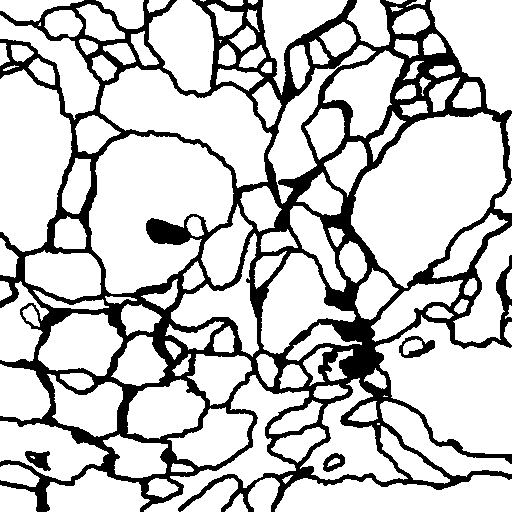
#> input picture data/ISBC2012/train/labels/frame_0001.png, 512 x 512 px, found by its file name
$ python Loss.py
#> lines starting #> are read from the running program, lines starting #| are printed output that depends on the picture; after the words box and inside, x2 and y2 are one past the last pixel; in counts of white or black regions, pixels touching at a corner belong together
# -*- coding: utf-8 -*-
import os
import numpy as np
from scipy import ndimage
import jittor as jt
import jittor.nn as nn
import matplotlib.pyplot as plt
from PIL import Image


class WeightedCrossEntropyLoss(nn.Module):
    # [201 lines left out: functions __init__, precompute_all_weights, compute_weight_map, execute, not called in this run]


if __name__ == '__main__':
    from skimage import io
    import matplotlib.pyplot as plt
    import numpy as np
    from skimage import measure, color
    import cv2

    # 读取图像并二值化
    gt = io.imread(r'C:\Users\24174\Desktop\cmmSecond\Unet-jittor\data\ISBC2012\train\labels\frame_0001.png')
#> gt: shape (512, 512); 78.1% white; 4 black regions, box (x1, y1, x2, y2) and area: (0, 0, 512, 512) 56590, (399, 336, 435, 358) 356, (25, 451, 51, 471) 314, (323, 453, 345, 472) 232
    gt = 1 * (gt > 0)

    plt.figure(figsize=(10, 10))
    plt.imshow(gt, cmap='gray')
    plt.title('Ground Truth')
    plt.colorbar()
    plt.show()

    # 【1】计算细胞和背景的像素频率
    c_weights = np.zeros(2)
    c_weights[0] = 1.0 / ((gt == 0).sum())
    c_weights[1] = 1.0 / ((gt == 1).sum())

    # 【2】归一化
    c_weights /= c_weights.max()

    # 【3】得到 class_weight map(cw_map)
    cw_map = np.where(gt == 0, c_weights[0], c_weights[1])

    plt.figure(figsize=(10, 10))
    im = plt.imshow(cw_map, cmap='viridis')
    plt.title('Class Weight Map')
    plt.colorbar(im)
    plt.show()

    # 【4】连通域分析，并彩色化
    cells = measure.label(gt, connectivity=2)
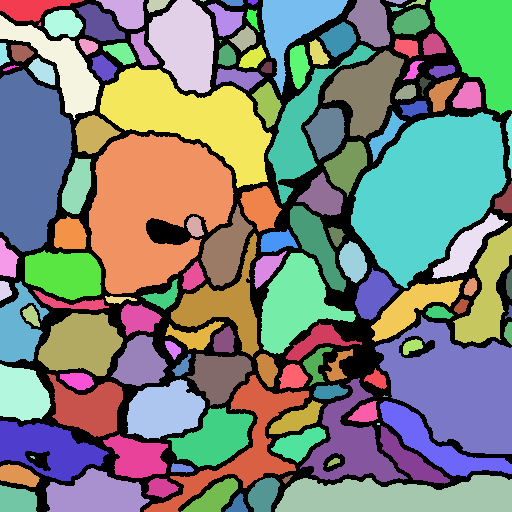
#> cells: shape (512, 512) int64; 137 distinct labels, from 0 to 136; one colour per label, 0 black
    cells_color = color.label2rgb(cells, bg_label=0, bg_color=(0, 0, 0))
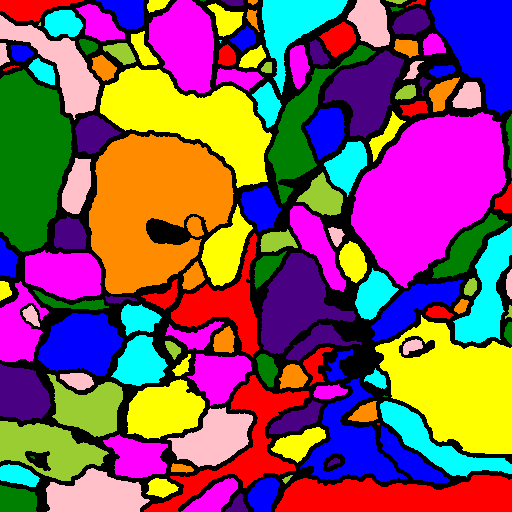
#> cells_color: shape (512, 512, 3) float64; mean R, G, B 0.499, 0.33, 0.376

    plt.figure(figsize=(20, 20))
    plt.imshow(cells_color)
    plt.title('Labeled Cells (Color)')
    plt.axis('off')  # 彩色标注图一般不加 colorbar
    plt.show()

    # 【5】计算 distance weight map (dw_map)
    w0 = 10
    sigma = 512*0.08
    sigma_sq = 2*sigma * sigma
    dw_map = np.zeros_like(gt, dtype=float)

    if cells.max() >= 2:
        # 为每个实例计算距离变换（实例内部到边界的距离）
        dist_maps = np.zeros((cells.max(), gt.shape[0], gt.shape[1]), dtype=np.float32)

        for i in range(1, cells.max() + 1):
            cell_mask = (cells == i)

            # 方法1: 计算实例内部到边界的距离
            internal_dist = ndimage.distance_transform_edt(cell_mask)

            # 方法2: 计算实例外部到边界的距离
            external_dist = ndimage.distance_transform_edt(~cell_mask)

            # 组合: 整个图像中每个像素到该实例边界的距离
            # 实例内部用内部距离，实例外部用外部距离
            combined_dist = np.where(cell_mask, internal_dist, external_dist)

            dist_maps[i-1]=combined_dist
#> this loop made 136 passes
#> pass 1, `external_dist = ndimage.distance_transform_edt(~cell_mask)`:
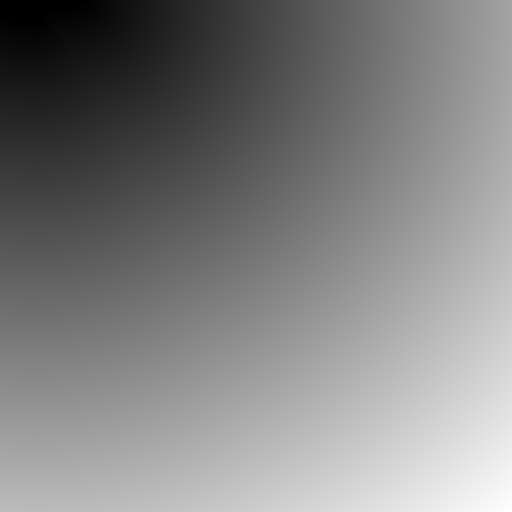
#> external_dist: shape (512, 512) float64; min 0, max 666.6, mean 338.8; drawn with min black and max white
#> after the loop:
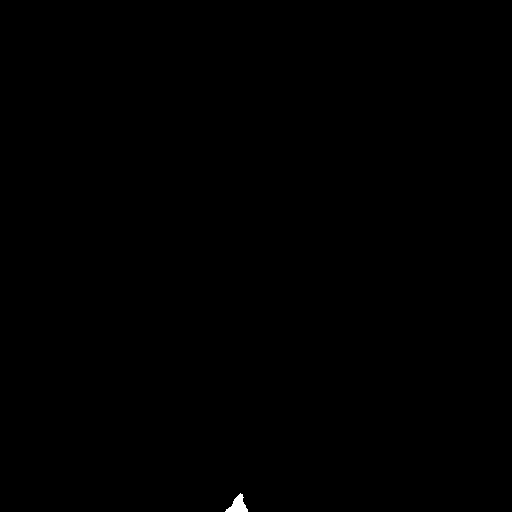
#> cell_mask: shape (512, 512) bool; 0.09% white; 1 white region, box (x1, y1, x2, y2) and area: (225, 493, 248, 512) 227

        # 按像素对距离图排序（升序）
        dist_maps.sort(axis=0)

        # 获取最近的两个实例的距离
        d1 = dist_maps[0]
        d2 = dist_maps[1] if cells.max() >= 2 else np.zeros_like(d1)
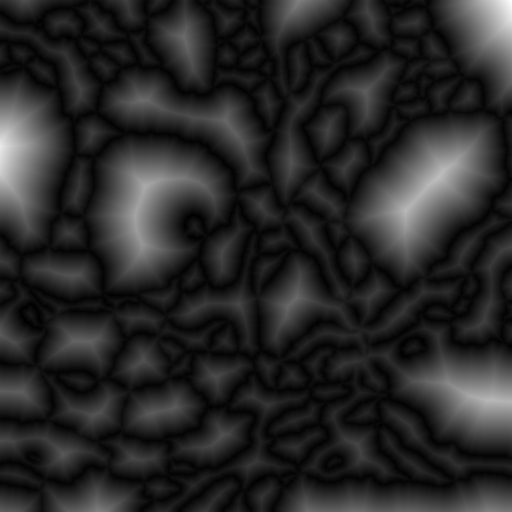
#> d2: shape (512, 512) float32; min 1.41, max 80.45, mean 14.1; drawn with min black and max white
        # 调试信息

        dw_map = w0 * np.exp(-(d1 + d2) ** 2 / sigma_sq)
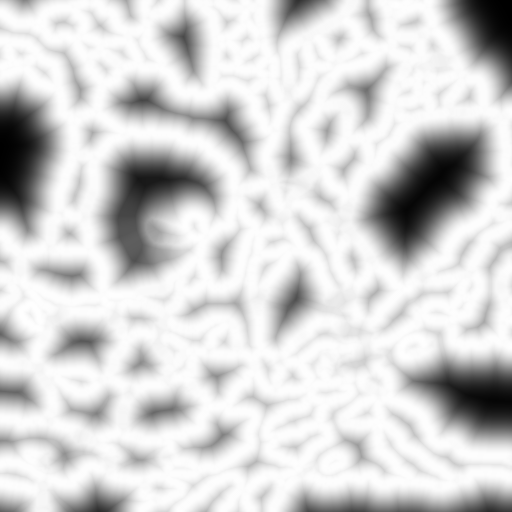
#> dw_map: shape (512, 512) float32; min 0.00678, max 9.98, mean 8.22; drawn with min black and max white

    plt.figure(figsize=(10, 10))
    im = plt.imshow(dw_map, cmap='jet')
    plt.title('Distance Weight Map')
    plt.colorbar(im)
    plt.show()

    # 最终权重图
    finalmap = cw_map + dw_map

    plt.figure(figsize=(10, 10))
    im = plt.imshow(finalmap, cmap='viridis')
    plt.title('Final Weight Map')
    plt.colorbar(im)
    plt.show()
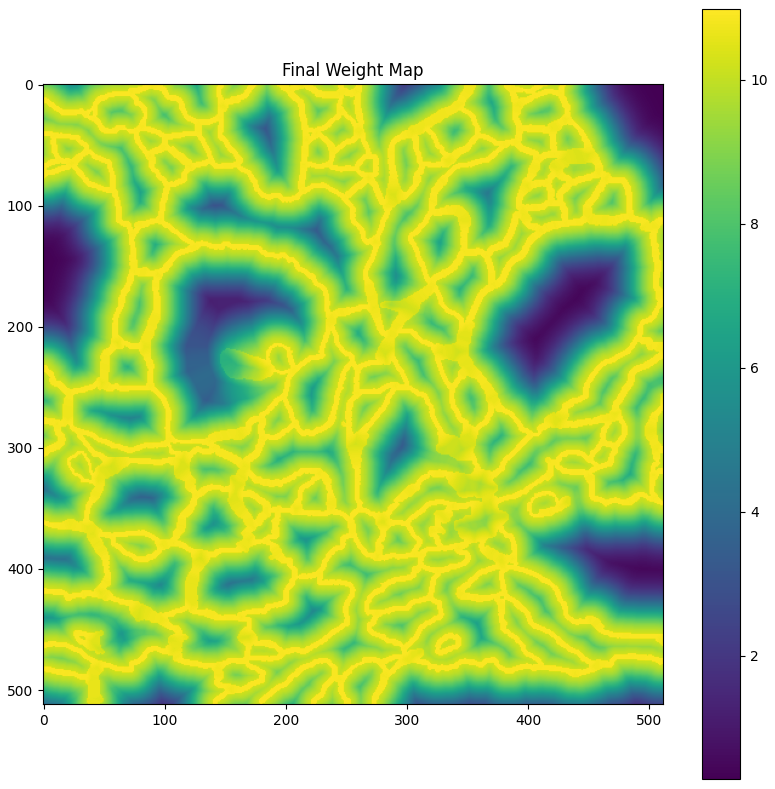
#> figure drawn by matplotlib, 2 panels

$ run again, with data/ISBC2012/train/labels/frame_0002.png copied over data/ISBC2012/train/labels/frame_0001.png
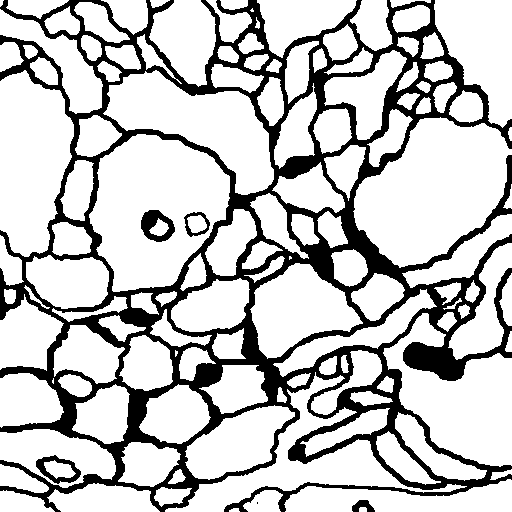
#> input picture data/ISBC2012/train/labels/frame_0002.png, 512 x 512 px, found by its file name
#> cw_map: shape (512, 512) float64; values 0.294 (black) and 1 (white), 22.7% white; 6 white regions (1 under 20 px), largest, box (x1, y1, x2, y2) and area: (0, 0, 512, 512) 58149, (141, 210, 175, 242) 606, (36, 455, 81, 484) 484, (184, 212, 210, 237) 224, (352, 500, 375, 512) 170
#> `cells = measure.label(gt, connectivity=2)`:
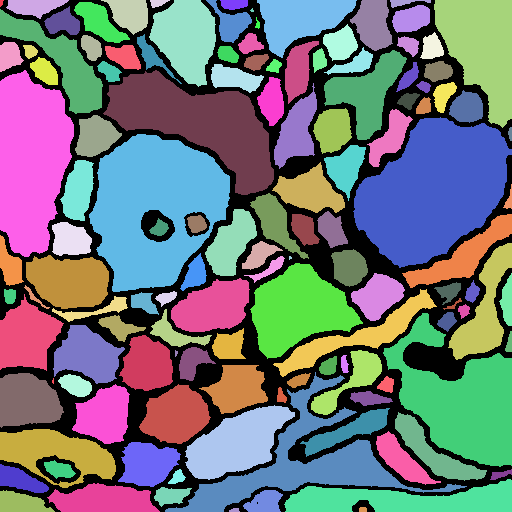
#> cells: shape (512, 512) int64; 130 distinct labels, from 0 to 129; one colour per label, 0 black
#> `plt.show()`:
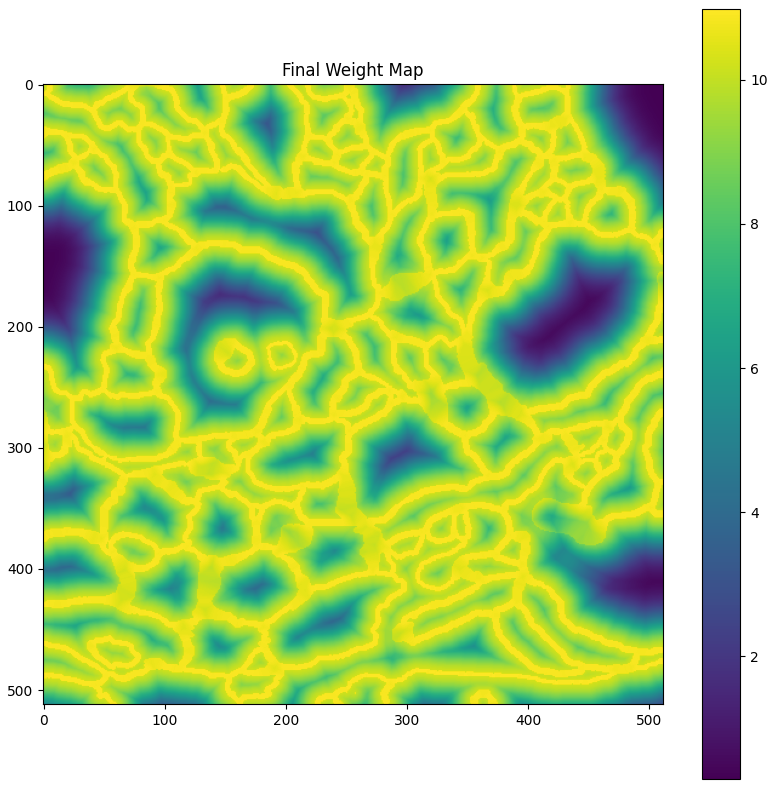
#> figure drawn by matplotlib, 2 panels

$ run again, with data/ISBC2012/train/labels/frame_0003.png copied over data/ISBC2012/train/labels/frame_0001.png
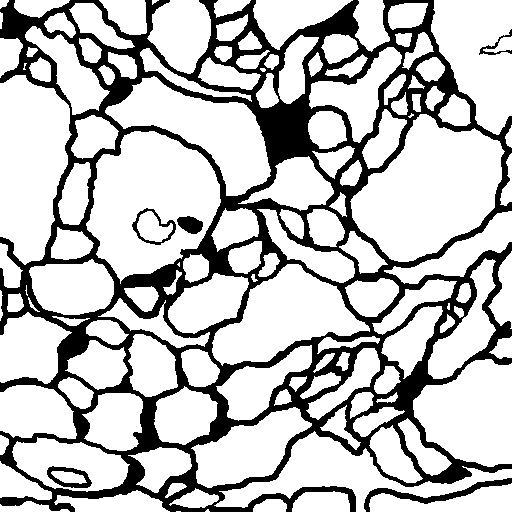
#> input picture data/ISBC2012/train/labels/frame_0003.png, 512 x 512 px, found by its file name
#> cw_map: shape (512, 512) float64; values 0.327 (black) and 1 (white), 24.6% white; 6 white regions, box (x1, y1, x2, y2) and area: (0, 0, 512, 512) 62376, (364, 478, 512, 512) 928, (47, 466, 92, 488) 411, (132, 208, 176, 245) 348, (177, 216, 203, 234) 329, (479, 29, 512, 55) 174
#> `cells = measure.label(gt, connectivity=2)`:
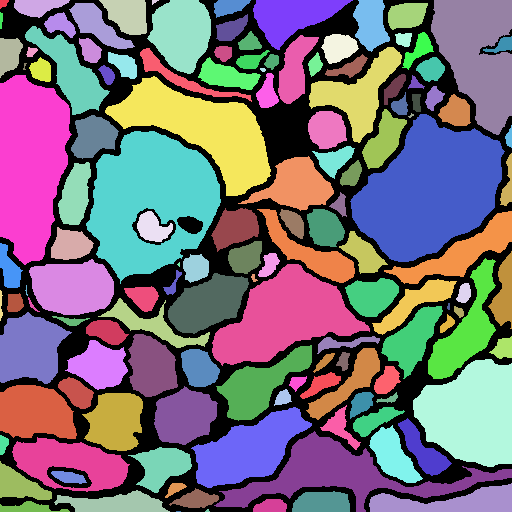
#> cells: shape (512, 512) int64; 137 distinct labels, from 0 to 136; one colour per label, 0 black
#> `plt.show()`:
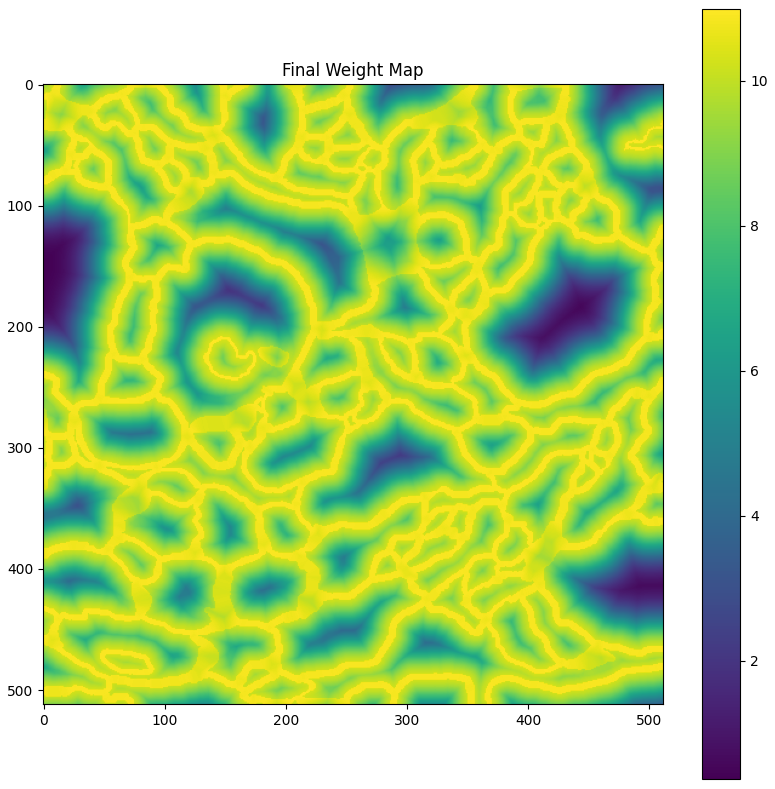
#> figure drawn by matplotlib, 2 panels

$ run again, with data/ISBC2012/train/labels/frame_0004.png copied over data/ISBC2012/train/labels/frame_0001.png
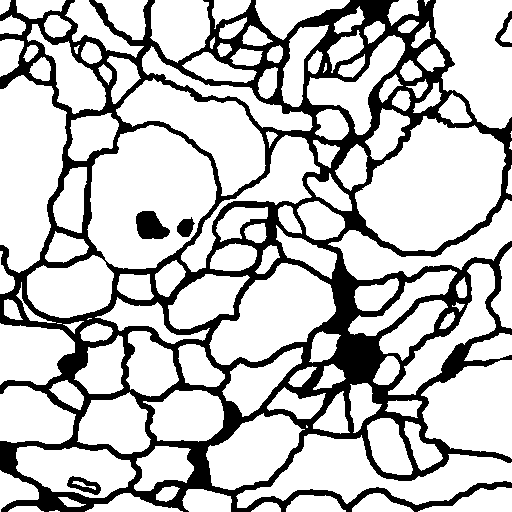
#> input picture data/ISBC2012/train/labels/frame_0004.png, 512 x 512 px, found by its file name
#> cw_map: shape (512, 512) float64; values 0.325 (black) and 1 (white), 24.5% white; 5 white regions, box (x1, y1, x2, y2) and area: (0, 0, 512, 512) 62826, (136, 211, 170, 239) 690, (67, 476, 101, 495) 312, (177, 217, 195, 237) 240, (495, 11, 512, 47) 223
#> cells: shape (512, 512) int64; 132 distinct labels, from 0 to 131
#> `plt.show()`:
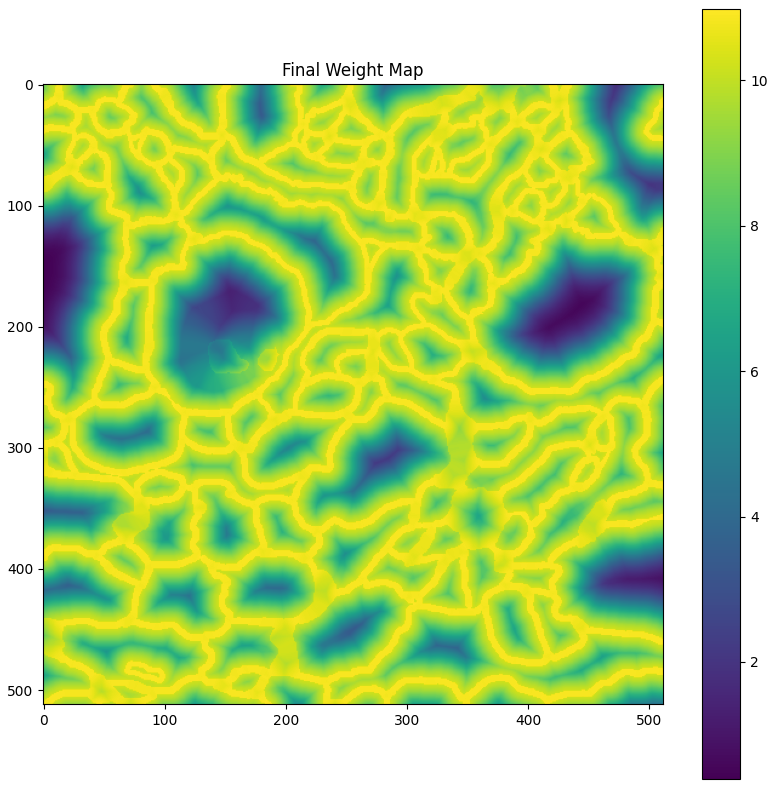
#> figure drawn by matplotlib, 2 panels
